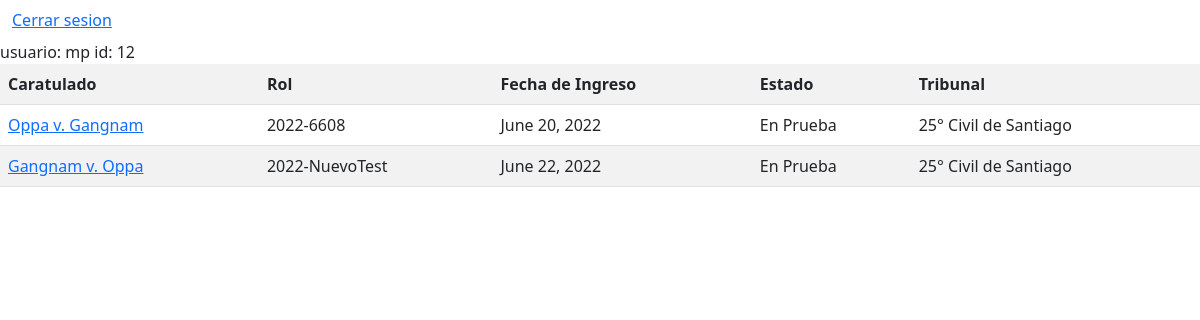
The app's page /panel (signed in), older data.
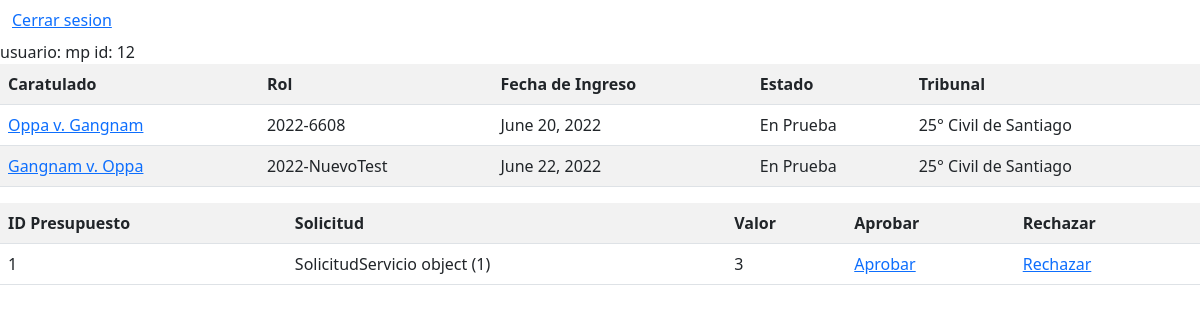
The same page, newer data.
### core/models.py (models this page shows, shortened)
class Causa(models.Model):
    caratulado = models.CharField(max_length=200, verbose_name="Caratulado de la causa")
    rol = models.CharField(max_length=100, verbose_name="Rol de la causa")
    fecha_ingreso = models.DateField()
    estado = models.CharField(max_length=100, verbose_name="Estado de la causa")
    abogados = models.ManyToManyField(Abogado)
    tribunal = models.ForeignKey(Tribunal, on_delete=models.CASCADE)
    contrato = models.ForeignKey(Contrato, on_delete=models.CASCADE, null=True)
    clientes = models.ManyToManyField(Cliente)

class Tribunal(models.Model):
    nombre = models.CharField(max_length=150, verbose_name="Nombre del tribunal")
    corte = models.ForeignKey(Corte, on_delete=models.CASCADE)
    def __str__(self):
        return self.nombre

class Presupuesto(models.Model):
    solicitud = models.ForeignKey(SolicitudServicio, on_delete=models.CASCADE)
    estado = models.ForeignKey(EstadoPresupuesto, on_delete=models.CASCADE, default=2)
    valor = models.IntegerField()

class SolicitudServicio(models.Model):
    solicitante = models.ForeignKey(User, on_delete=models.CASCADE)
    resumen_solicitud = models.CharField(max_length=200, verbose_name="Resumen de la solicitud, maximo 200 caracteres")
    solicitud = models.TextField(verbose_name="Describa con mayor detalle la solicitud")
    fecha_solicitud = models.DateField(auto_now=True, editable=False)

### core/views.py (the view, shortened to what this page needs)
# urls.py: path('panel', views.panel_control, name='panel'),
def panel_control(request):
    usuario_actual = request.user.id
    if request.user.cliente.is_abogado:
        causas = Causa.objects.all()
        presupuestos = Presupuesto.objects.all()
        datos = {
        'causas' : causas,
        'usuario': usuario_actual,
        'presupuestos' : presupuestos
    }
    return render(request, 'panel_cliente.html', datos)

### core/templates/panel_cliente.html (shortened to what this page needs)
{% load static %}
<!DOCTYPE html>
<html>
<head>
    <link href="{% static 'css/bootstrap.css' %}" rel="stylesheet" />
</head>
<body>
    <nav class="navbar">
        <div class="container-fluid">
            <ul class="navbar-nav">
                {% if user.is_authenticated %}
                <li class="nav-item">
                    <a href="{% url 'logout' %}">Cerrar sesion</a>
                </li>
                {% endif %}
            </ul>
        </div>
    </nav>
    usuario: {{user}}
    id: {{usuario}}
    <table class="table table-striped">
        <tr>
            <th>Caratulado</th>
            <th>Rol</th>
            <th>Fecha de Ingreso</th>
            <th>Estado</th>
            <th>Tribunal</th>
        </tr>
        {% for c in causas %}
        <tr>
            <td><a href="{% url 'causa' c.id %}">{{c.caratulado}}</a></td>
            <td>{{c.rol}}</td>
            <td>{{c.fecha_ingreso}}</td>
            <td>{{c.estado}}</td>
            <td>{{c.tribunal}}</td>
        </tr>
        {% endfor %}
    </table>
    {% if presupuestos %}
    <table class="table table-striped">
        <tr>
            <th>ID Presupuesto</th>
            <th>Solicitud</th>
            <th>Valor</th>
            <th>Aprobar</th>
            <th>Rechazar</th>
        </tr>
        {% for pr in presupuestos%}
        <tr>
            <td>{{pr.id}}</td>
            <td>{{pr.solicitud}}</td>
            <td>{{pr.valor}}</td>
            <td><a href="{% url 'aceptar_presupuesto' pr.id %}">Aprobar</a></td>
            <td><a href="{% url 'rechazar_presupuesto' pr.id %}">Rechazar</a></td>
        </tr>
        {% endfor %}
    </table>
    {% endif %}
</body>
</html>

Row changes from the older to the newer data that the page shows:
added Presupuesto: id "1", solicitud "SolicitudServicio object (1)", valor "3"
Text that changed along with them:
text now shown: "ID Presupuesto Solicitud Valor Aprobar Rechazar"
